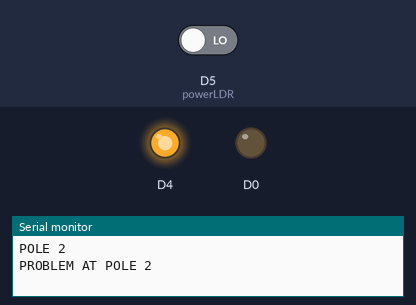
Simulated run of this sketch. Board: ESP8266 (NodeMCU). On the bench: output pins drawn as LEDs (lit = HIGH), the last lines printed to the serial monitor. Inputs (shaded band) come from the test bench; at power-on: D5 (powerLDR) LOW. WiFi joins after 1.5 s; servers stay silent unless stated.

Above: at 3.0 s.
3.1 s: D5 (powerLDR) driven HIGH
At 5.0 s:
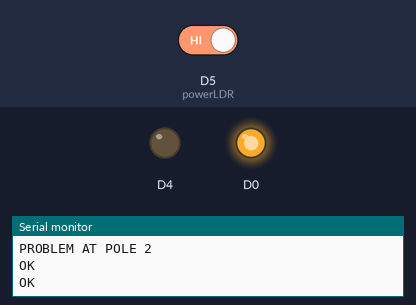
5.3 s: D5 (powerLDR) driven LOW
At 6.7 s:
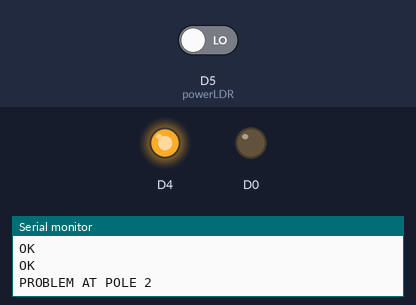
Timing chart, 0 to 8.3 s (numbered marks = the images above; inputs shaded):
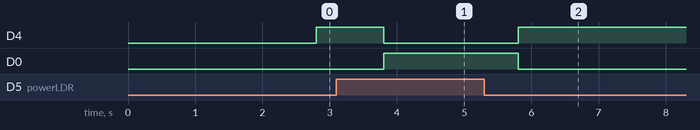

Measured:
- after the input at 3.1 s, D4: HIGH → LOW after 0.70 s; D0: LOW → HIGH after 0.70 s
- after the input at 5.3 s, D4: LOW → HIGH after 0.50 s; D0: HIGH → LOW after 0.50 s

The sketch:

pole2.ino
```cpp
#define BLYNK_PRINT Serial

#include <ESP8266WiFi.h>
#include <BlynkSimpleEsp8266.h>

// You should get Auth Token in the Blynk App.
// Go to the Project Settings (nut icon).
char auth[] = "PNbIafr9cCd4CcOyjaSKlynCSzh3oWQw";

// Your WiFi credentials.
// Set password to "" for open networks.
char ssid[] = "Smart Power";
char pass[] = "spelec786";

// Bridge widget on virtual pin 1
WidgetBridge bridge1(V22);
uint8_t powerLDR=D5;
// Timer for blynking
BlynkTimer timer;
void blynkAnotherDevice() // Here we will send HIGH or LOW once per second
{
  // Send value to another device
  if (digitalRead(powerLDR)) {
    digitalWrite(D0, HIGH);  // Digital Pin 9 on the second board will be set HIGH
    bridge1.virtualWrite(V22, 0); // Sends 1 value to BLYNK_WRITE(V5) handler on receiving side.
  Serial.println("OK");
  digitalWrite(D4, LOW);

  } else {
    digitalWrite(D0, LOW); // Digital Pin 9 on the second board will be set LOW
    bridge1.virtualWrite(V22, 1); // Sends 0 value to BLYNK_WRITE(V5) handler on receiving side.
     Serial.println("PROBLEM AT POLE 2 ");
     digitalWrite(D4, HIGH);
  }
  // Toggle value
}

BLYNK_CONNECTED() {
  bridge1.setAuthToken("1ZYh69Im_u6oZb4IuT8NGSzVKmtBUy1i"); // Place the AuthToken of the second hardware here
}

void setup()
{
  // Debug console
  Serial.begin(115200);
  pinMode(D5,INPUT);
  pinMode(D4,OUTPUT);
  pinMode(D0,OUTPUT);
  //Blynk.begin(auth, ssid, pass);
  // You can also specify server:
  //Blynk.begin(auth, ssid, pass, "blynk-cloud.com", 80);
  Blynk.begin(auth, ssid, pass, IPAddress(192,168,0,103), 8080);
Serial.println("POLE 2");
  // Call blynkAnotherDevice every second
  timer.setInterval(1000L, blynkAnotherDevice);
}

void loop()
{
  Blynk.run();
  timer.run();
}
```
